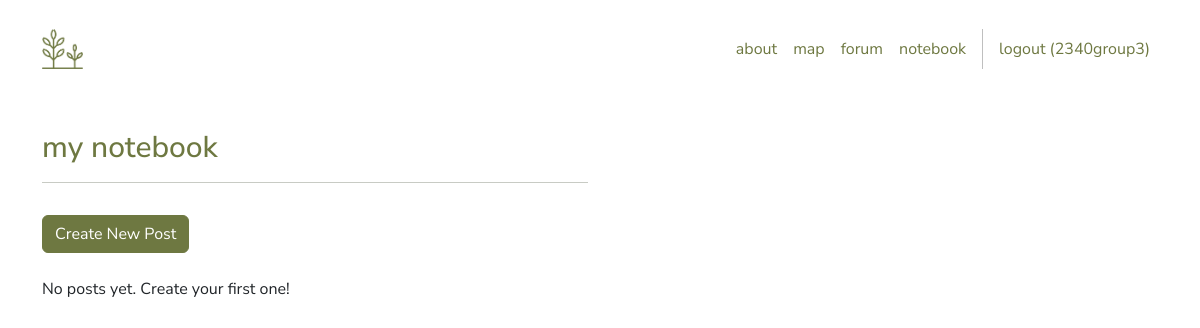
The page /notebook (signed in) on the database as committed earlier.
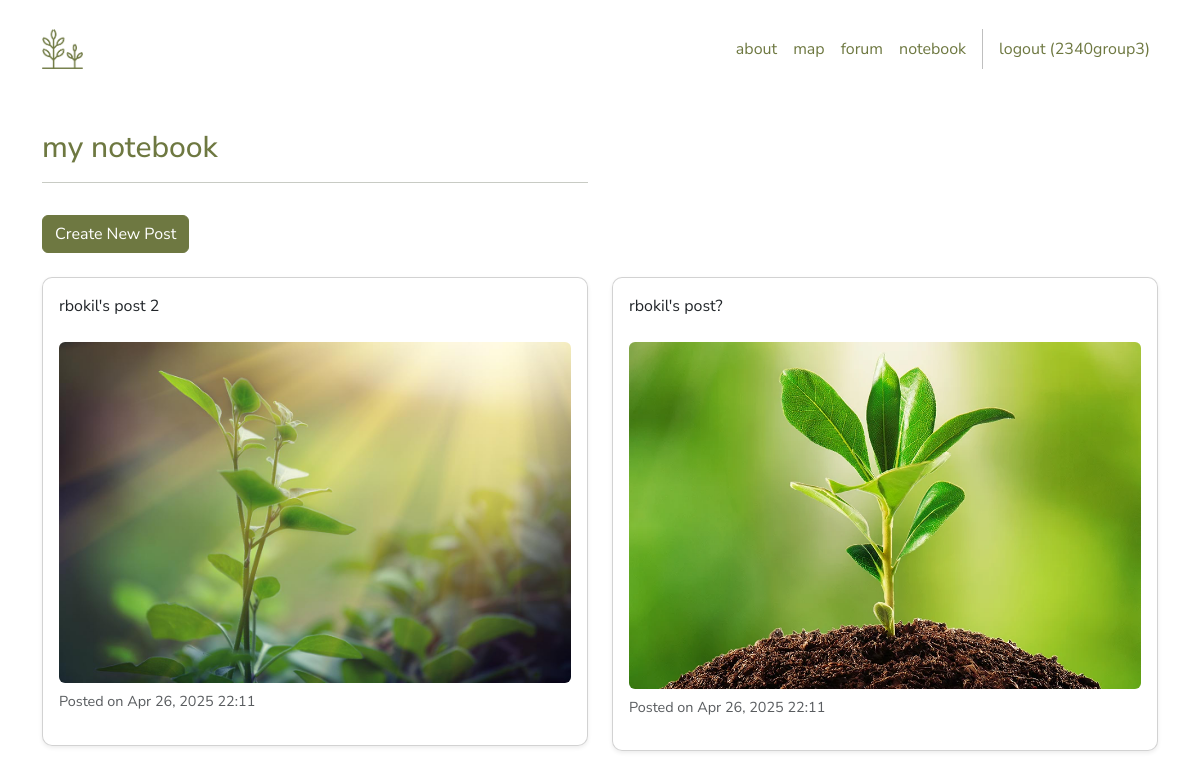
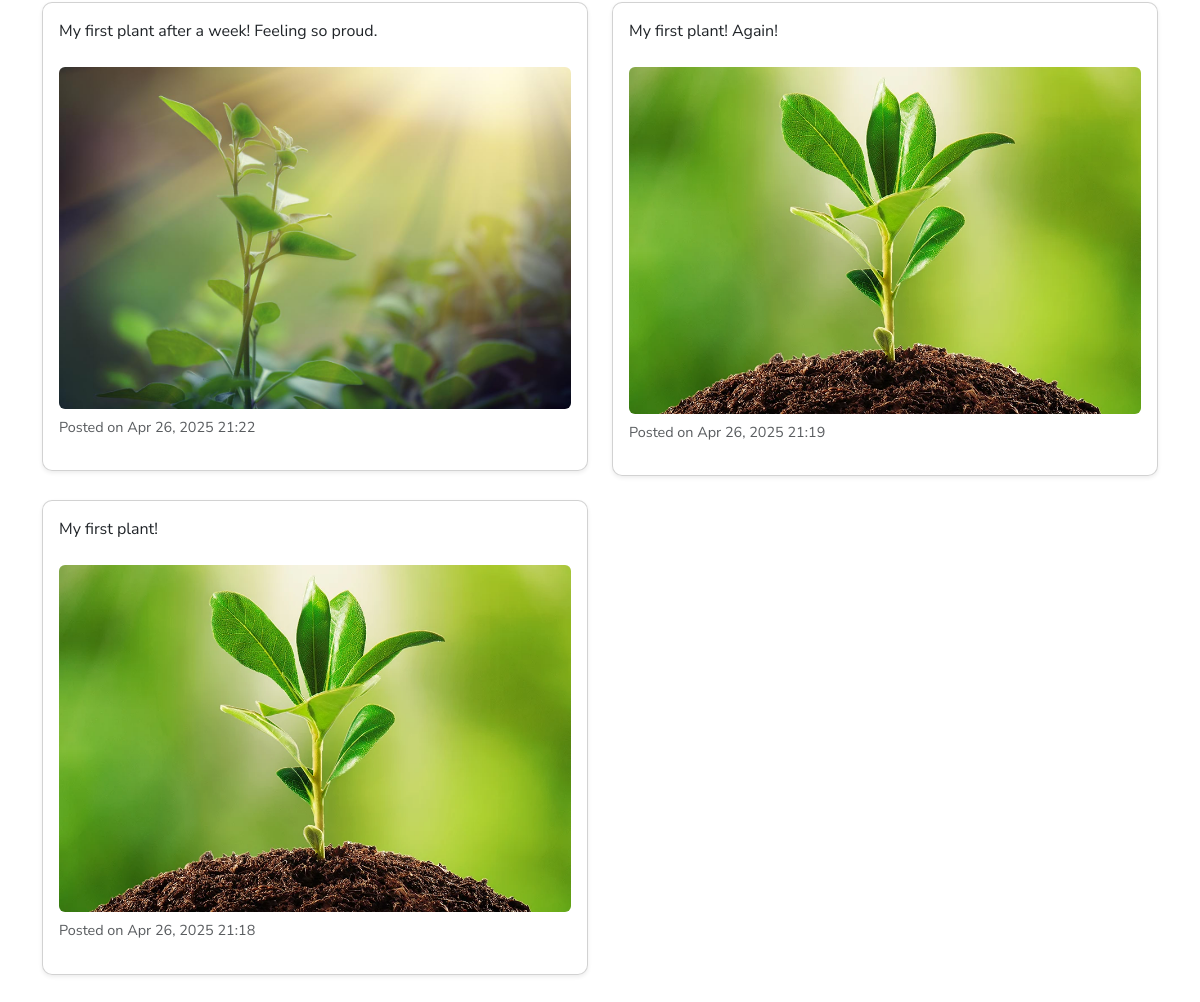
The same page on the database as committed later (2 pictures, top to bottom).
### home/models.py (models this page shows, shortened)
class Post(models.Model):
    text = models.TextField()
    image = models.ImageField(upload_to='post_images/', blank=True, null=True)
    created_at = models.DateTimeField(auto_now_add=True)
    author = models.ForeignKey(User, on_delete=models.CASCADE, related_name='home_posts', default=1)  # Default user ID

### home/views.py (the view)
# urls.py: path('notebook', views.notebook, name='home.notebook'),
def notebook(request):
    if request.user.is_authenticated:
        posts = Post.objects.filter(author=request.user).order_by('-created_at')
    else:
        posts = []
        message = "You need to log in to view your posts."
    return render(request, 'home/notebook.html', {'posts': posts})

### home/templates/home/notebook.html (shortened to what this page needs)
{% extends "base.html" %}
{% block content %}
<div class="p-3">
    <div class="container">
        <div class="row mt-3">
            <div class="col-md-6 mb-3">
                <h3>my notebook</h3>
                <hr />
            </div>
        </div>
        {% if user.is_authenticated %}
            <a href="{% url 'new_post' %}" class="btn btn-primary mb-4">Create New Post</a>
        {% else %}
            <p>You must be logged in to create a new post. <a href="{% url 'accounts.login' %}">Login</a></p>
        {% endif %}
        <div class="row">
            {% for post in posts %}
            <div class="col-md-6 mb-4">
                <div class="card shadow-sm">
                    <div class="card-body">
                        <p class="card-text">{{ post.text }}</p>
                        {% if post.image %}
                            <img src="{{ post.image.url }}" class="img-fluid rounded mt-2" alt="Post image">
                        {% endif %}
                        <p class="text-muted mt-2" style="font-size: 0.9rem;">
                            Posted on {{ post.created_at|date:"M d, Y H:i" }}
                        </p>
                    </div>
                </div>
            </div>
            {% empty %}
            <p>No posts yet. Create your first one!</p>
            {% endfor %}
    </div>
</div>
{% endblock content %}

### forst/templates/base.html (shortened to what this page needs)
<!DOCTYPE html>
<html>
    {% load static %}
  <head>
    <link href=
        "https://cdn.jsdelivr.net/npm/bootstrap@5.3.3/dist/css/bootstrap.min.css"  rel="stylesheet">
    <link rel=
        "stylesheet"  href="https://cdnjs.cloudflare.com/ajax/libs/font-awesome/6.1.1/css/all.min.css">
    <link rel="stylesheet" type="text/css" href="{% static 'css/style.css' %}">
  </head>
  <body>
    <nav class="p-4 navbar navbar-light bg-light navbar-expand-lg">
      <div class="container">
        <a class="navbar-brand"
           href="{% url 'home.index' %}">
          <img src="{% static 'img/logo.png' %}" alt="logo" height="40" />
        </a>
        <div class="collapse navbar-collapse" id="navbarNavAltMarkup">
          <div class="navbar-nav ms-auto navbar-ml">
            <a class="nav-link" href="{% url 'home.about' %}">about</a>
            <a class="nav-link" href="{% url 'home.maps' %}">map</a>
            <a class="nav-link" href="{% url 'forum_home' %}">forum</a>
            <a class="nav-link" href="{% url 'home.notebook' %}">notebook</a>
            {% if user.is_authenticated %}
            <a class="nav-link" href="{% url 'accounts.logout' %}">logout ({{ user.username }})</a>
            {% else %}
            <a class="nav-link" href="{% url 'accounts.signup' %}">sign up</a>
            <a class="nav-link" href="{% url 'accounts.login' %}">login</a>
            {% endif %}
          </div>
        </div>
      </div>
    </nav>
    <div>
        {% block content %}
        {% endblock content %}
    </div>
  </body>
</html>

### forst/static/css/style.css (style rules this page uses)
body { background: url('https://images.unsplash.com/photo-1465408953385-7c4626b743db?ixlib=rb-4.0.3&auto=format&fit=crop&w=1470&q=80') no-repeat center center fixed; background-size: cover; font-family: 'Nunito Sans', sans-serif; }
.navbar { background-color: #FFFFFF !important; }
.navbar .nav-link { color:#6E7841; }
.card { background: rgba(255, 255, 255, 0.8); border-radius: 10px; box-shadow: 0 4px 8px rgba(0, 0, 0, 0.1); }
.btn-primary { background-color: #6E7841; border-color: #6E7841; color: #FFFFFF; }
hr { border-top: 1px solid #273117; }
h3 { font-size: 2.5vw; color:#6E7841; }
a { color: #6E7841; }

Rows that differ between the two databases and show on the page:
added Post: text "rbokil's post 2", image (picture), created_at "Apr 26, 2025 22:11"
added Post: text "rbokil's post?", image (picture), created_at "Apr 26, 2025 22:11"
added Post: text "My first plant after a week! Feeling so proud.", image (picture), created_at "Apr 26, 2025 21:22"
added Post: text "My first plant! Again!", image (picture), created_at "Apr 26, 2025 21:19"
added Post: text "My first plant!", image (picture), created_at "Apr 26, 2025 21:18"
Other text that changed with them:
text no longer shown: "No posts yet. Create your first one!"
